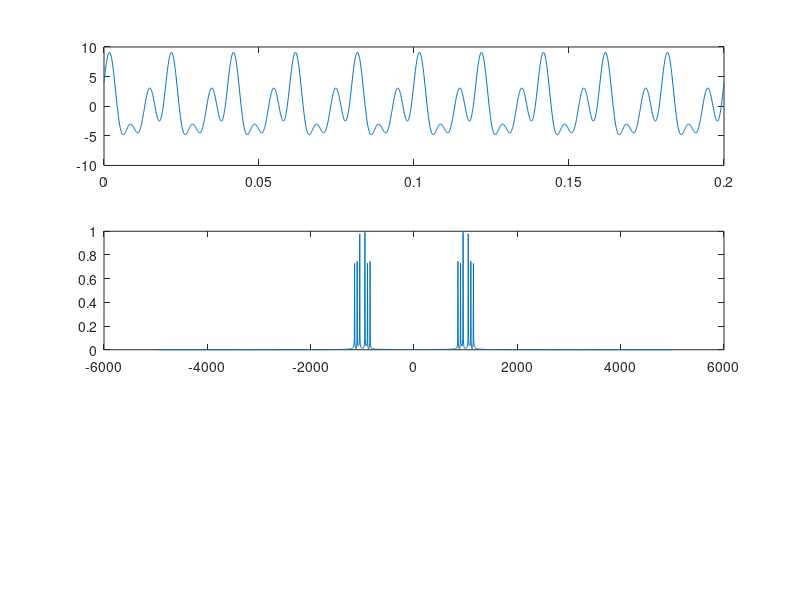

This chart was generated by the following MATLAB code:
function x = testing_stuff()
fs = 10000;
t = 0:1/fs:0.2;
m =  4*cos(100*pi*t) + 3*sin(200*pi*t) + 3*sin(300*pi*t);
subplot(3,1,1);
plot(t,m);
u = cos(2000*pi*t);
subplot(3,1,2);
plot(t,u);

AM_signal = m.*u;
M = fftshift(fft(AM_signal)); 
n = length(AM_signal) - 1;
df = fs/n;
f = -fs/2:df:fs/2;
subplot(3,1,2);
plot(f,abs(M)/n);
end
